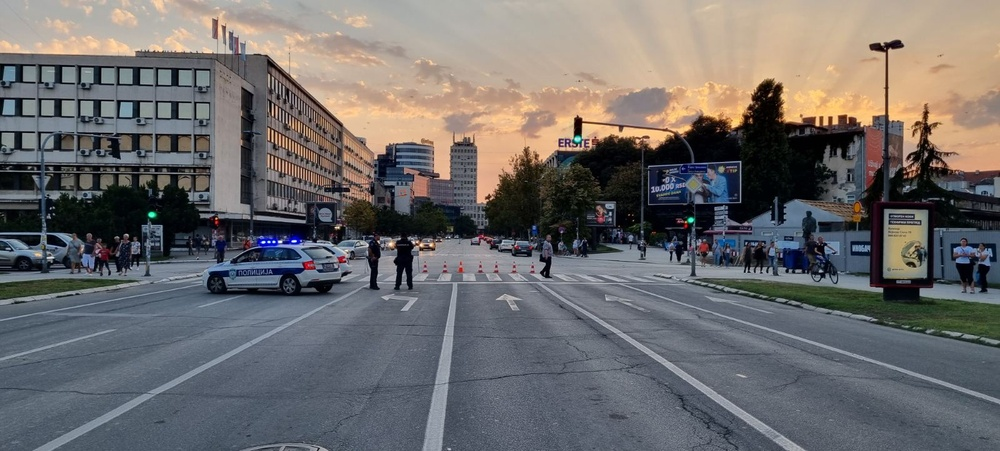
#> input picture course_files_export/vezbe/img/road.jpg, 1000 x 451 px, shrunk from 1600 x 721 before the run
$ python 04_01_hough_lines.py
#> lines starting #> are read from the running program, lines starting #| are printed output that depends on the picture; after the words box and inside, x2 and y2 are one past the last pixel; in counts of white or black regions, pixels touching at a corner belong together
import cv2 as cv
import numpy as np

img = cv.imread('img/road.jpg')
#> img is the input picture: shape (451, 1000, 3); mean B, G, R 106.9, 107.2, 109.8
cv.imshow('Original', img)

gray = cv.cvtColor(img, cv.COLOR_BGR2GRAY)
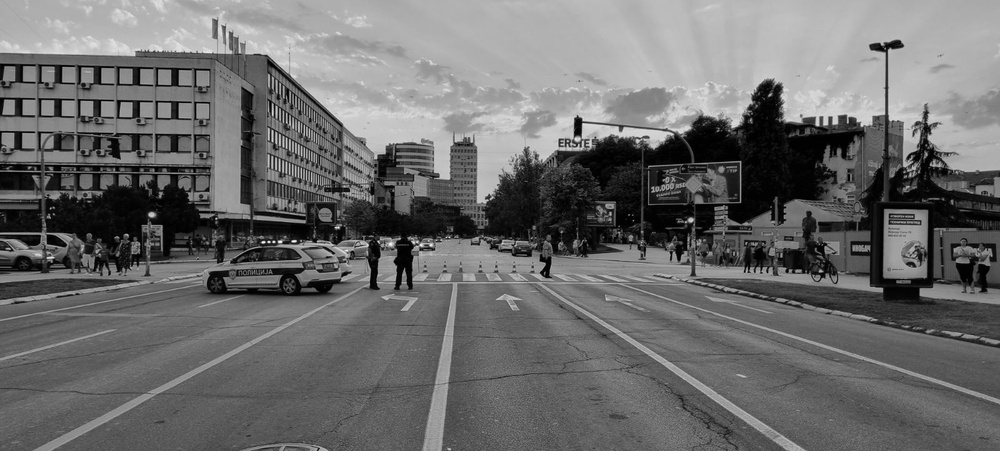
#> gray: shape (451, 1000); min 0, max 248, mean 107.9
edges = cv.Canny(gray, 100, 170, apertureSize=3)
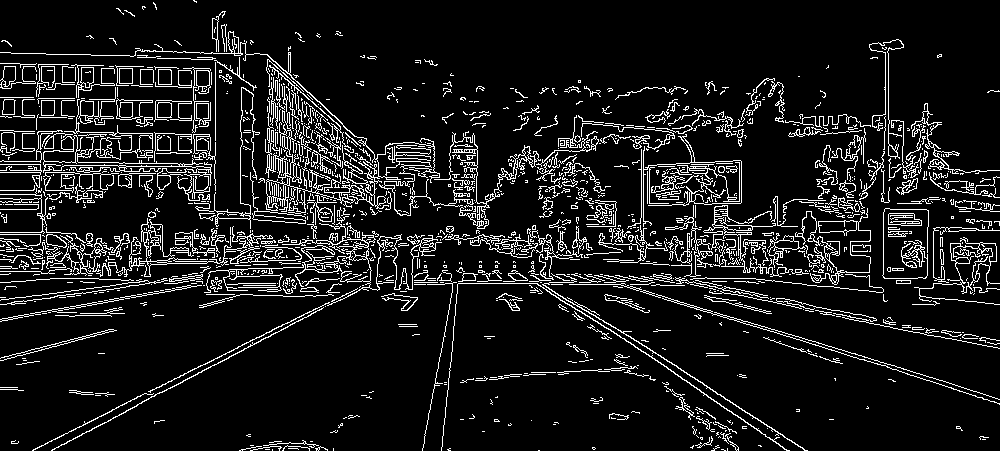
#> edges: shape (451, 1000); 10.2% white in thin lines or dots
cv.imshow("Edges", edges)

lines = cv.HoughLinesP(edges, 1, np.pi / 180, threshold=50, minLineLength=200, maxLineGap=10)
#> lines = [[458, 241, 775, 246], [733, 317, 976, 391], [670, 251, 870, 251], [621, 285, 825, 348], [10, 248, 224, 248]]

for points in lines:
    x1, y1, x2, y2 = np.array(points[0])
    cv.line(img, (x1, y1), (x2, y2), (255, 0, 0), 2)
#> this loop made 5 passes
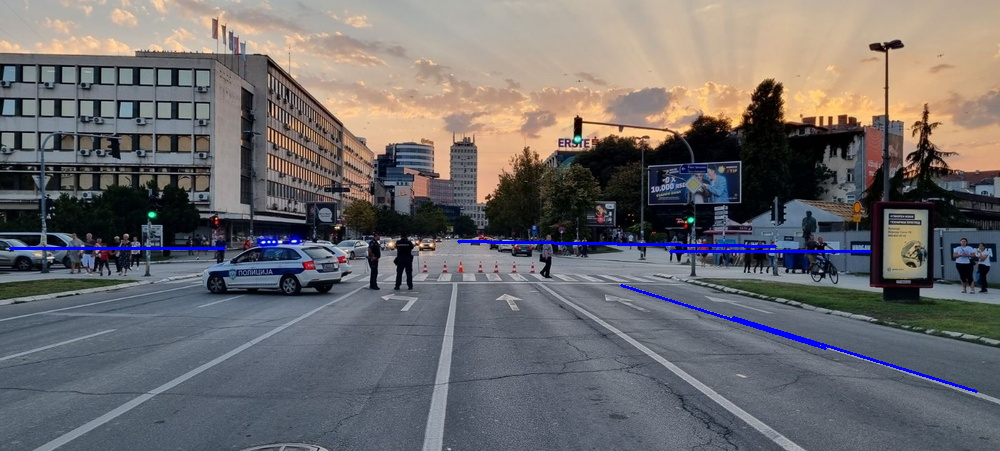
#> img: shape (451, 1000, 3); 0.78% of pixels changed, all inside (x1, y1, x2, y2) = (9, 240, 978, 393)

cv.imshow("Hough lines", img)

cv.waitKey(0)
cv.destroyAllWindows()
